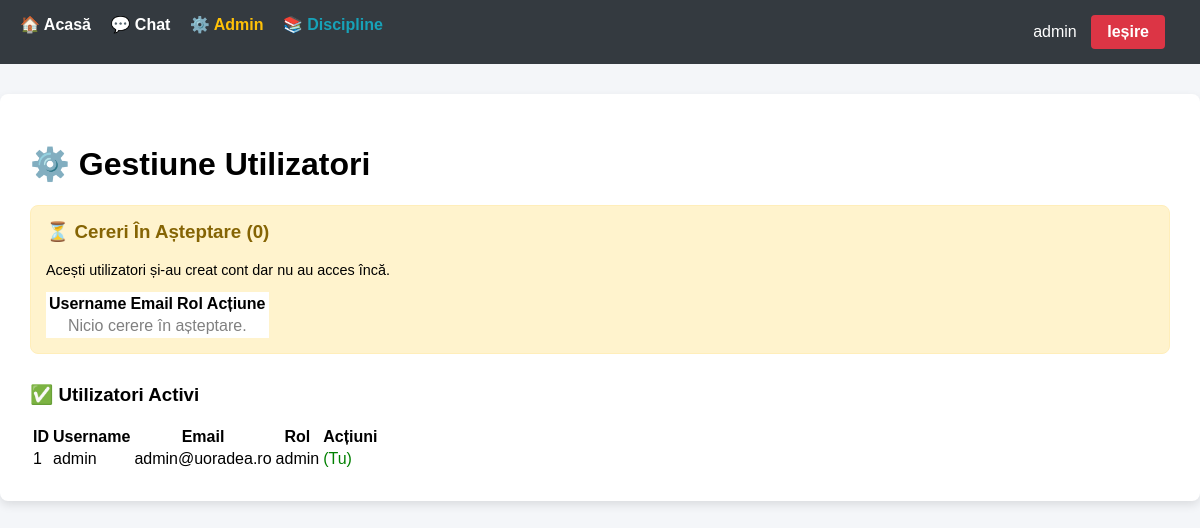
Screenshot of /admin/utilizatori (signed in) with the database file from the repository.
### app.py (models this page shows)
class User(UserMixin, db.Model):
    id = db.Column(db.Integer, primary_key=True)
    username = db.Column(db.String(150), unique=True, nullable=False)
    email = db.Column(db.String(150), unique=True, nullable=False)
    password = db.Column(db.String(150), nullable=False)
    role = db.Column(db.String(20), nullable=False, default='student')
    is_approved = db.Column(db.Boolean, default=False)
    student_profile = db.relationship('Student', backref='user_account', uselist=False, cascade="all, delete-orphan")
    profesor_profile = db.relationship('Profesor', backref='user_account', uselist=False, cascade="all, delete-orphan")

### app.py (the view)
@app.route('/admin/utilizatori')
@login_required
def gestiune_utilizatori(): return render_template('admin_users.html', pending_users=User.query.filter_by(is_approved=False).all(), active_users=User.query.filter_by(is_approved=True).all())

### app.py (called while the page is built)
@login_manager.user_loader
def load_user(user_id):
    return User.query.get(int(user_id))

### templates/admin_users.html (shortened to what this page needs)
{% extends "base.html" %}
{% block content %}
    <h1>⚙️ Gestiune Utilizatori</h1>
    <div style="background-color: #fff3cd; padding: 15px; border-radius: 8px; border: 1px solid #ffeeba; margin-bottom: 30px;">
        <h3 style="color: #856404; margin-top: 0;">⏳ Cereri În Așteptare ({{ pending_users|length }})</h3>
        <p style="font-size: 0.9em;">Acești utilizatori și-au creat cont dar nu au acces încă.</p>
        <table style="background: white;">
            <thead>
                <tr>
                    <th>Username</th>
                    <th>Email</th>
                    <th>Rol</th>
                    <th>Acțiune</th>
                </tr>
            </thead>
            <tbody>
                {% for u in pending_users %}
                <tr>
                    <td>{{ u.username }}</td>
                    <td>{{ u.email }}</td>
                    <td><strong>{{ u.role }}</strong></td>
                    <td>
                        <a href="{{ url_for('aproba_user', user_id=u.id) }}" class="btn btn-success" style="padding: 5px 10px;">✅ Aprobă</a>
                        <a href="{{ url_for('sterge_utilizator', user_id=u.id) }}" class="btn btn-danger" style="padding: 5px 10px; margin-left: 5px;" onclick="return confirm('Refuzi cererea?')">❌ Respinge</a>
                    </td>
                </tr>
                {% else %}
                <tr>
                    <td colspan="4" style="text-align: center; color: gray;">Nicio cerere în așteptare.</td>
                </tr>
                {% endfor %}
            </tbody>
        </table>
    </div>
    <h3>✅ Utilizatori Activi</h3>
    <table>
        <thead>
            <tr>
                <th>ID</th>
                <th>Username</th>
                <th>Email</th>
                <th>Rol</th>
                <th>Acțiuni</th>
            </tr>
        </thead>
        <tbody>
            {% for u in active_users %}
            <tr>
                <td>{{ u.id }}</td>
                <td>{{ u.username }}</td>
                <td>{{ u.email }}</td>
                <td>{{ u.role }}</td>
                <td>
                    {% if u.id != current_user.id %}
                        <a href="{{ url_for('sterge_utilizator', user_id=u.id) }}" class="btn btn-danger btn-sm" onclick="return confirm('Ștergi acest cont?')">Șterge</a>
                    {% else %}
                        <span style="color: green;">(Tu)</span>
                    {% endif %}
                </td>
            </tr>
            {% endfor %}
        </tbody>
    </table>
{% endblock %}

### templates/base.html (shortened to what this page needs)
<!doctype html>
<html lang="ro">
<head>
</head>
<body>
    <div class="navbar">
        <div>
            {% if current_user.is_authenticated %}
                <a href="{{ url_for('index') }}">🏠 Acasă</a>
                <a href="{{ url_for('chat_home') }}">💬 Chat</a>
                {% if current_user.role == 'admin' %}
                    <a href="{{ url_for('gestiune_utilizatori') }}" style="color: #ffc107;">⚙️ Admin</a>
                    <a href="{{ url_for('admin_discipline') }}" style="color: #17a2b8;">📚 Discipline</a>
                {% endif %}
            {% else %}
                <span>🏫 Platformă IETI</span>
            {% endif %}
        </div>
        <div>
            {% if current_user.is_authenticated %}
                <span style="margin-right: 10px;">{{ current_user.username }}</span>
                <a href="{{ url_for('logout') }}" class="btn btn-danger">Ieșire</a>
            {% else %}
                <a href="{{ url_for('login') }}">Login</a>
                <a href="{{ url_for('register') }}" class="btn btn-success" style="margin-left: 10px;">Cont Nou</a>
            {% endif %}
        </div>
    </div>
    <div class="container">
        {% block content %}{% endblock %}
    </div>
</body>
</html>

### templates/base.html (style rules this page uses)
body { font-family: sans-serif; background: #f4f6f9; margin: 0; }
.navbar { background: #343a40; padding: 15px 20px; color: white; display: flex; justify-content: space-between; }
.navbar a { color: white; text-decoration: none; margin-right: 15px; font-weight: bold; }
.container { max-width: 1200px; margin: 30px auto; background: white; padding: 30px; border-radius: 8px; box-shadow: 0 4px 10px rgba(0,0,0,0.1); }
.btn { padding: 8px 16px; border-radius: 4px; text-decoration: none; border: none; cursor: pointer; display: inline-block; }
.btn-danger { background: #dc3545; color: white; }

### rows the page displays
User: username "admin", id "1", email "admin@uoradea.ro", role "admin", shows "(Tu)"

### other values shown
{{ pending_users|length }} "0"
